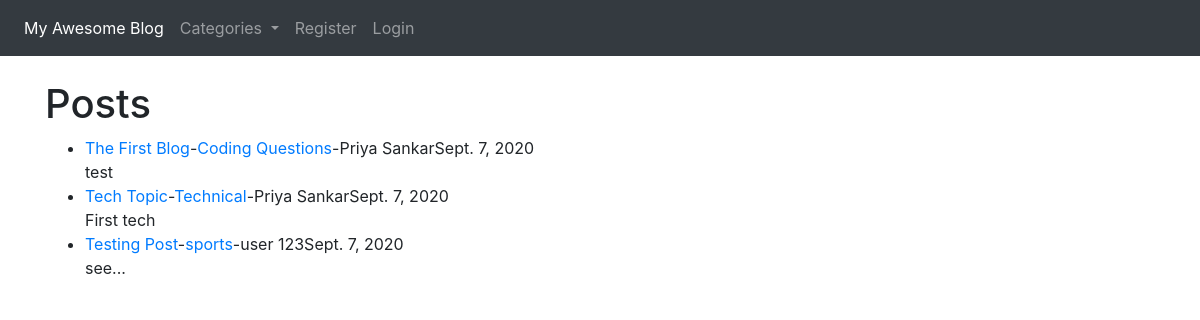
Screenshot of /blog/ with the database file from the repository.
### Blogapp/models.py (models this page shows, shortened)
class Post(models.Model):
    title = models.CharField(max_length=30)
    title_tag = models.CharField(max_length=30)
    author = models.ForeignKey(User, on_delete=models.CASCADE)
    content = RichTextField(blank=True, null=True)
    header_image = models.ImageField(null=True, blank=True,upload_to="images/")
    snippet = models.CharField(max_length=30)
    category = models.CharField(max_length=30,default='uncategorized')
    post_date = models.DateField(auto_now_add=True)
    likes = models.ManyToManyField(User, related_name = 'blog_posts')

### Blogapp/views.py (the view)
# urls.py: path('', HomeView.as_view(),name='home'),
class HomeView(ListView):
    model = Post
    template_name = 'Blogapp/home.html'
    cats = Category.objects.all()
    ordering = ['-post_date']
    def get_context_data(self, **kwargs):
        cat_menu = Category.objects.all()
        context = super(HomeView, self).get_context_data(**kwargs)
        context["cat_menu"] = cat_menu
        return context

### Blogapp/models.py (called while the page is built)
    def __str__(self):
        return self.name.title()

### Blogapp/templates/Blogapp/home.html (shortened to what this page needs)
{% extends 'Blogapp/base.html' %}
{% block content %}
<br>
<h1>Posts</h1>
<ul>
  {% for post in object_list %}
  <li><a href="{% url 'article_detail' post.pk %}">{{ post.title }}</a>-<a href="{% url 'category' post.category|slugify %}">{{ post.category }}</a>-{{ post.author.first_name }} {{ post.author.last_name }}{{ post.post_date }}<br>
    {{ post.snippet }}
  </li>
  {% endfor %}
</ul>
{% endblock %}

### Blogapp/templates/Blogapp/base.html (shortened to what this page needs)
<!doctype html>
<html lang="en">
  <head>
    <link rel="stylesheet" href="https://stackpath.bootstrapcdn.com/bootstrap/4.5.0/css/bootstrap.min.css">
  </head>
  <body>
    <nav class="navbar navbar-expand-lg navbar-dark bg-dark">
  <div class="collapse navbar-collapse" id="navbarSupportedContent">
    <ul class="navbar-nav mr-auto">
      <li class="nav-item active">
        <a class="nav-link" href="{% url 'home' %}">My Awesome Blog<span class="sr-only">(current)</span></a>
      </li>
      {% if cat_menu %}
      <li class="nav-item dropdown">
        <a class="nav-link dropdown-toggle" href="#" id="navbarDropdown" role="button" data-toggle="dropdown" aria-haspopup="true" aria-expanded="false">
          Categories
        </a>
      </li>
      {% else %}
      <li class="nav-item">
        <a class="nav-link" href="{% url 'category_list' %}">Categories</a>
      </li>
      {% endif %}
      {% if user.is_authenticated %}
      <li class="nav-item">
        <a class="nav-link" href="{% url 'add_post' %}">Add Post</a>
      </li>
      <li class="nav-item">
        <a class="nav-link" href="{% url 'add_category' %}">Add Category</a>
      </li>
      {% else %}
      <li class="nav-item">
        <a class="nav-link" href="{% url 'register' %}">Register</a>
      </li>
      <li class="nav-item">
        <a class="nav-link" href="{% url 'login' %}">Login</a>
      </li>
      {% endif %}
    </ul>
  </div>
</nav>
    <div class="container">
      {% block content %}
      {% endblock %}
    </div>
  </body>
</html>

### rows the page displays
Post: title "The First Blog", category "Coding Questions", author.first_name "Priya", author.last_name "Sankar", post_date "Sept. 7, 2020", snippet "test"
Post: title "Tech Topic", category "Technical", author.first_name "Priya", author.last_name "Sankar", post_date "Sept. 7, 2020", snippet "First tech"
Post: title "Testing Post", category "sports", author.first_name "user", author.last_name "123", post_date "Sept. 7, 2020", snippet "see..."
